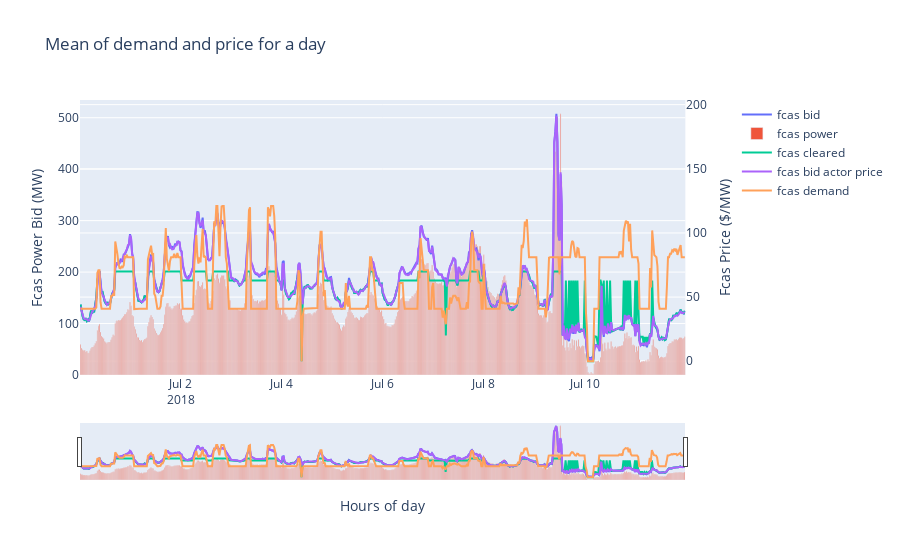

Here is the notebook cell this chart was saved with:
### Code cell
fig = make_subplots(specs=[[{"secondary_y": True}]])
fig.add_trace(go.Scatter(x=results['timestamp'], y=results['b_fcas_price'], name='fcas bid'), secondary_y=True)
fig.add_trace(go.Bar(x=results['timestamp'], y=results['b_fcas_power'], name='fcas power'), secondary_y=False)
fig.add_trace(go.Scatter(x=results['timestamp'], y=results['fcas_clearing_price'], name='fcas cleared'), secondary_y=True)
fig.add_trace(go.Scatter(x=results['timestamp'], y=results['b_fcas_actor_price'], name='fcas bid actor price'), secondary_y=True)

fig.add_trace(go.Scatter(x=results['timestamp'], y=results['fcas_demand'], name='fcas demand'), secondary_y=True)

# Add figure title
fig.update_layout(
    title_text="Mean of demand and price for a day",
    xaxis_rangeslider_visible=True,
)

# Set x-axis title
fig.update_xaxes(title_text="Hours of day")

# Set y-axes titles
fig.update_yaxes(title_text="Fcas Price ($/MW)", secondary_y=True)
fig.update_yaxes(title_text="Fcas Power Bid (MW)", secondary_y=False)

fig.show()

### Figure 1 — Plotly figure (JSON) as saved in the notebook; plotly's stock layout.template omitted (floating-point values rounded to 4 significant figures; data arrays with more than 128 entries replaced by an {"elided": "..."} marker saying what was removed)
{"data": [{"name": "fcas bid", "type": "scatter", "x": {"elided": "575 str values"}, "xaxis": "x", "y": {"elided": "575 float values"}, "yaxis": "y2"}, {"name": "fcas power", "type": "bar", "x": {"elided": "575 str values"}, "xaxis": "x", "y": {"elided": "575 str values"}, "yaxis": "y"}, {"name": "fcas cleared", "type": "scatter", "x": {"elided": "575 str values"}, "xaxis": "x", "y": {"elided": "575 float values"}, "yaxis": "y2"}, {"name": "fcas bid actor price", "type": "scatter", "x": {"elided": "575 str values"}, "xaxis": "x", "y": {"elided": "575 float values"}, "yaxis": "y2"}, {"name": "fcas demand", "type": "scatter", "x": {"elided": "575 str values"}, "xaxis": "x", "y": {"elided": "575 float values"}, "yaxis": "y2"}], "layout": {"title": {"text": "Mean of demand and price for a day"}, "xaxis": {"anchor": "y", "domain": [0, 0.94], "rangeslider": {"visible": true}, "title": {"text": "Hours of day"}}, "yaxis": {"anchor": "x", "domain": [0, 1], "title": {"text": "Fcas Power Bid (MW)"}}, "yaxis2": {"anchor": "x", "overlaying": "y", "side": "right", "title": {"text": "Fcas Price ($/MW)"}}}}
